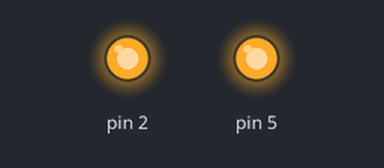
This sketch was run on a simulated Arduino Uno, built with avr-gcc and run on an emulated ATmega328P. On the bench: output pins drawn as LEDs (lit = HIGH).

Above: at 0.5 s.
At 1.5 s:
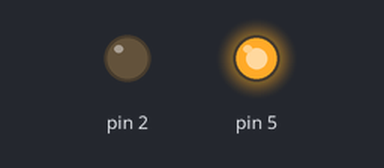
At 3.0 s:
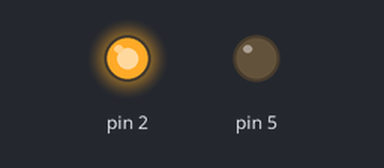
Timing chart, 0 to 5.2 s (numbered marks = the images above):
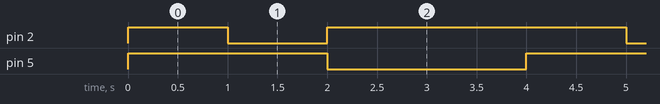

The sketch:

Exercise0.ino
```cpp
// the setup function runs once when you press reset or power the board
void setup() {
  // initialize digital pin LED_BUILTIN as an output.
    pinMode(2, OUTPUT);
    pinMode(5, OUTPUT);
}

// the loop function runs over and over again forever
void loop() {
  digitalWrite(2, HIGH);  // turn the LED on (HIGH is the voltage level)
  digitalWrite(5, HIGH);  // turn the LED on (HIGH is the voltage level)
  delay(1000);                      // wait for a second

  digitalWrite(2, LOW);  // turn the LED on (HIGH is the voltage level)
  delay(1000);                      // wait for a second


  digitalWrite(2, HIGH);   // turn the LED off by making the voltage LOW
  digitalWrite(5, LOW);   // turn the LED off by making the voltage LOW
  delay(1000);                      // wait for a second

  digitalWrite(5, LOW);  // turn the LED on (HIGH is the voltage level)
  delay(1000);                      // wait for a second
}
```

Measured:
- by itself, pin 2: repeats every 4.0 s: LOW 1.0 s, HIGH 3.0 s
- by itself, pin 5: alternates HIGH for 2.0 s and LOW for 2.0 s
- by itself, everything shown: repeats every 4.0 s, in 3 steps
